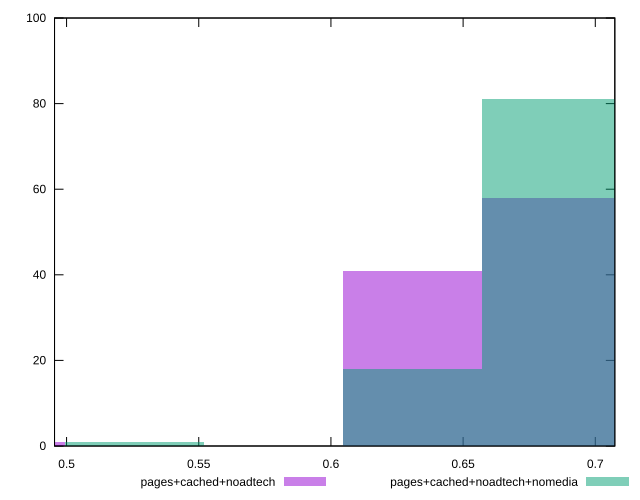

Here is the gnuplot script that generated this plot:
reset

$pagesCachedNoadtech <<EOF
0.47323360803109993 1
0.6309781440414666 41
0.6835596560449221 58
EOF

$pagesCachedNoadtechNomedia <<EOF
0.5258151200345554 1
0.6835596560449221 81
0.6309781440414666 18
EOF

set key outside below
set boxwidth 0.052581512003455545
set xrange [0.4954440904850804:0.7073891776696606]
set yrange [0:100]
set trange [0:100]
set style fill transparent solid 0.5 noborder
set terminal svg size 640, 500 enhanced background rgb 'white'
set output "report_00019_2021-02-10T18-14-37.922Z//meta/pScore/comparison/histogram/2_vs_3.svg"

plot $pagesCachedNoadtech title "pages+cached+noadtech" with boxes, \
     $pagesCachedNoadtechNomedia title "pages+cached+noadtech+nomedia" with boxes

reset
